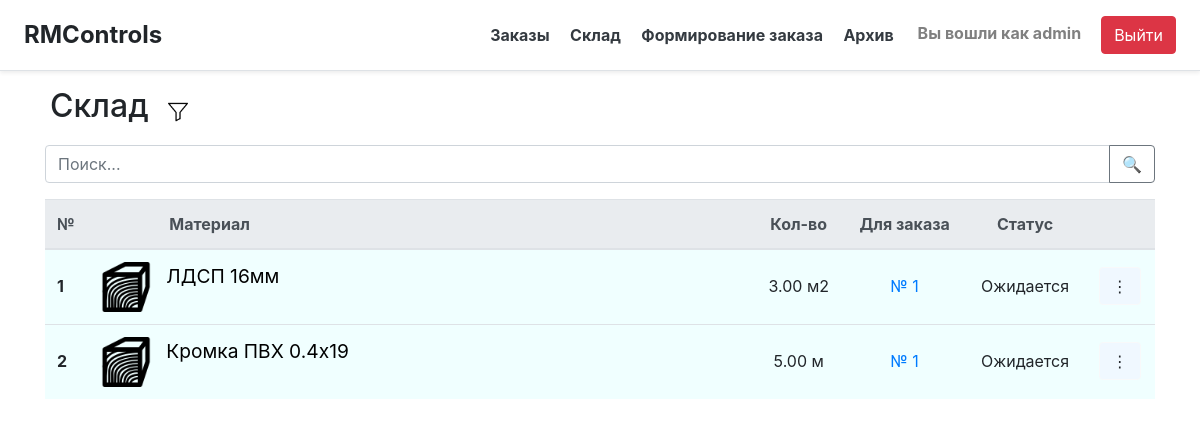
The page /stock (signed in) on the database as committed earlier.
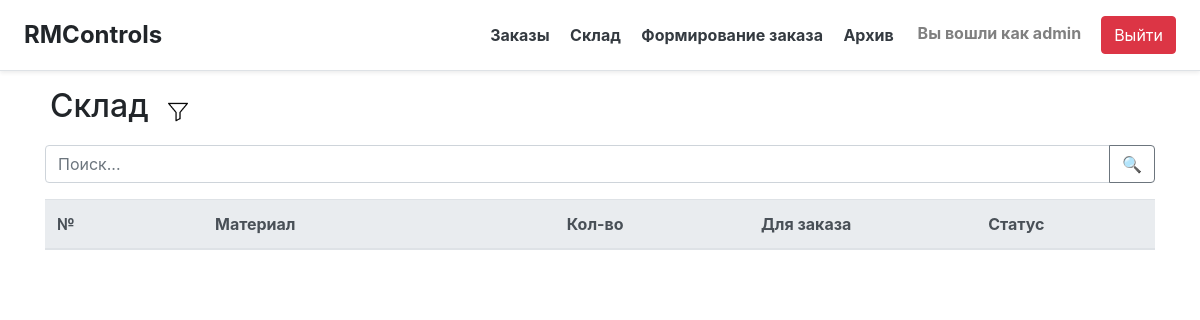
The same page on the database as committed later.
### main/models.py (models this page shows, shortened)
class Material(models.Model):
    material = models.ForeignKey('AbsMaterial', models.PROTECT, verbose_name="Материал")
    count = models.FloatField("Кол-во")
    for_order = models.ForeignKey('Order', on_delete=models.SET_NULL, null=True, blank=True, verbose_name="Для заказа")
    status = models.IntegerField("Статус",
                                 choices=[(-1, "Не заказано"), (0, "Ожидается"), (1, "На складе"),
                                          (2, "В производстве"), (3, "Реализовано")], default=0)
    details = models.CharField("Детали", blank=True, null=True, max_length=100)
    price = models.FloatField("Цена", blank=True, null=True)
    class Meta:
        verbose_name = "Материал"
        verbose_name_plural = "Склад"
        db_table = "stock"

class AbsMaterial(models.Model):
    title = models.CharField("Наименование", max_length=20)
    units = models.CharField("Единицы измерения", choices=map(lambda x: (x, x, ), UNITS), max_length=10, default="шт")
    parent = models.ForeignKey(Folder, models.CASCADE, null=True, verbose_name="Папка")
    picture_url = models.TextField("URL изображения", null=True, blank=True)
    class Meta:
        verbose_name = "Материал"
        verbose_name_plural = "Материалы"
        db_table = "abs-materials"

### main/views.py (the view)
# urls.py: path('stock', views.stock),
def stock(request):
    mats = Material.objects.filter(status__in=(0, 1, 2))
    return render(request, 'main/stock.html', context={
        'stock': mats, 'title': 'Склад', 'all': AbsMaterial.objects.all()})

### templates/main/stock.html (shortened to what this page needs)
{% extends 'main/base.html' %}
{% load static %}
{% block content %}
    <div class="container">
        <div class="row">
            <h2 style="margin-bottom: 20px; margin-right: 20px; margin-left: 20px">Склад</h2>
            <img src="{% static 'img/filter.png' %}" width="20" height="20" alt="Filter"
                 style="margin-top: 15px; margin-right: 15px; cursor: pointer"
                 onclick="let q = document.getElementById('filters'); q.hidden = !q.hidden;">
        </div>
        <div class="input-group mb-3">
            <input type="text" class="form-control" placeholder="Поиск..." aria-label="Поиск..." id="search">
            <div class="input-group-append">
                <button class="btn btn-outline-secondary" type="button" onclick="search()">&#128269</button>
            </div>
        </div>
        <table class="table table-hover" style="background-color: azure">
            <thead class="thead-light">
            <tr>
                <th scope="col">№</th>
                <th scope="col" style="padding-left: 80px">Материал</th>
                <th scope="col" style="text-align: center">Кол-во</th>
                <th scope="col" style="text-align: center">Для заказа</th>
                <th scope="col" style="text-align: center">Статус</th>
                {% if user.is_authenticated %}
                    <th scope="col"></th>{% endif %}
            </tr>
            </thead>
            <tbody>
            {% for elem in stock %}
                <tr id="tr{{ elem.id }}"
                    aria-expanded="true" aria-controls="collapse{{ elem.id }}">
                    <th scope="row" style="line-height: 3em;">{{ forloop.counter }}</th>
                    <td>
                        <div style="color: gray; white-space: nowrap; width: 600px; overflow: hidden; text-overflow: ellipsis;">
                            <img style="float: left; margin-right: 15px"
                                 src="{% if elem.material.picture_url %} {{ elem.material.picture_url }} {% else %} {% static 'img/material.png' %} {% endif %}"
                                 width="50" height="50"/>
                            <a title="{{ elem.material.title }}"
                               style="color: black; width: 300px"><big>{{ elem.material.title }}</big></a> <br>
                        </div>
                    </td>
                    <td style="line-height: 3em; text-align: center">{{ elem.count|floatformat:2 }} {{ elem.material.units }}</td>
                    <td style="text-align: center">
                        {% if elem.for_order_id %}
                            <a class="for_order" id="fo{{ elem.id }}" href="/order/{{ elem.for_order_id }}"
                               style="line-height: 3em;">№
                            {{ elem.for_order_id }}{% else %}
                            <a class="for_order" id="fo{{ elem.id }}" style="line-height: 3em;"> - {% endif %}</a>
                    </td>
                    <td style="line-height: 3em; text-align: center"
                        id="s{{ elem.id }}">{{ elem.get_status_display }}</td>
                    {% if user.is_authenticated %}
                        <td style="text-align: center; padding-top: 17px">
                            <button class="btn btn-light" style="background-color: aliceblue"
                                    onmouseenter="document.getElementById('opts{{ elem.id }}').hidden = false"
                                    onmouseleave="document.getElementById('opts{{ elem.id }}').hidden = true">
                                ⋮
                            </button>
                        </td>
                    {% endif %}
                </tr>
            {% endfor %}
            </tbody>
        </table>
    </div>
{% endblock %}

### templates/main/base.html (shortened to what this page needs)
<!DOCTYPE html>
<html lang="ru">
<head>
    <link rel="stylesheet" href="https://stackpath.bootstrapcdn.com/bootstrap/4.5.2/css/bootstrap.min.css"
>
</head>
<body>
    {% if not additional %}
        <div class="d-flex flex-column flex-md-row align-items-center p-3 px-md-4 mb-3 bg-white border-bottom shadow-sm">
            <h4 style="cursor: pointer" class="my-0 mr-md-auto font-weight-bolder" onclick="window.location='/catalog/0'">RMControls</h4>
            <nav class="my-2 my-md-0 mr-md-3">
                <a class="p-2 text-dark" href="/orders"><b>Заказы</b></a>
                <a class="p-2 text-dark" href="/stock"><b>Склад</b></a>
                <a class="p-2 text-dark" href="/tasks"><b>Формирование заказа</b></a>
                <a class="p-2 text-dark" href="/archive"><b>Архив</b></a>
            </nav>
            {% if not user.is_authenticated %}
                <a class="btn btn-primary" href="/accounts/login">Войти</a>
            {% else %}
                <h6 style="margin-top: 5px; margin-right: 20px; color: gray"><b>Вы вошли как {{ user.get_username }}</b></h6>
                <a class="btn btn-danger" href="/accounts/logout/">Выйти</a>
            {% endif %}
        </div>
    {% endif %}
    {% block content %} {% endblock %}
</body>
</html>

Rows that differ between the two databases and show on the page:
removed Material: material "ЛДСП 16мм", count "3.00", material.units "м2", for_order_id "1", status "Ожидается"
removed Material: material "Кромка ПВХ 0.4х19", count "5.00", material.units "м", for_order_id "1", status "Ожидается"
